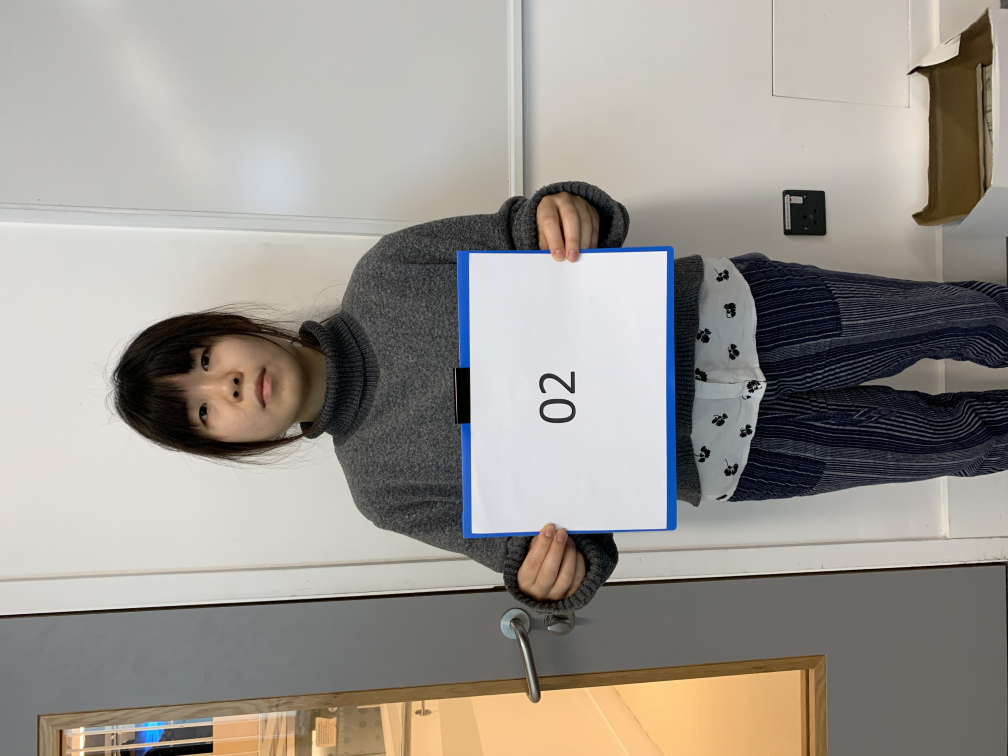
%> input picture INM460-ComputerVision/coursework/IndividualImages1/IMG_2594.JPG, 4032 x 3024 px (shown at 1/4 size)
$ octave --eval "result = getdigits(imread('../IndividualImages1/IMG_2594.JPG'));"   (GNU Octave 9; MATLAB toolbox functions it lacks are replaced by stand-ins)
%> lines starting %> are read from the running program, lines starting %| are printed output that depends on the picture; in (x1, y1, x2, y2) boxes, pixels count from 0 and x2, y2 are one past the last pixel; in counts of white or black regions, pixels touching at a corner belong together; the program's own positions count from 1
function chars = getdigits(I)
    % Extract number characters from image
    %
    % Parameters: I - OCR image
    %
    % Return character string, if numeral characters found.
    %
    % Example:
    % num = getdigit(I);
    %

    % ================ Start code ================
    % segmentation from lab 5 solution
    % white
    J = I(:,:,1)>212 ...
    & I(:,:,2)>215 ...
    & I(:,:,3)>221;
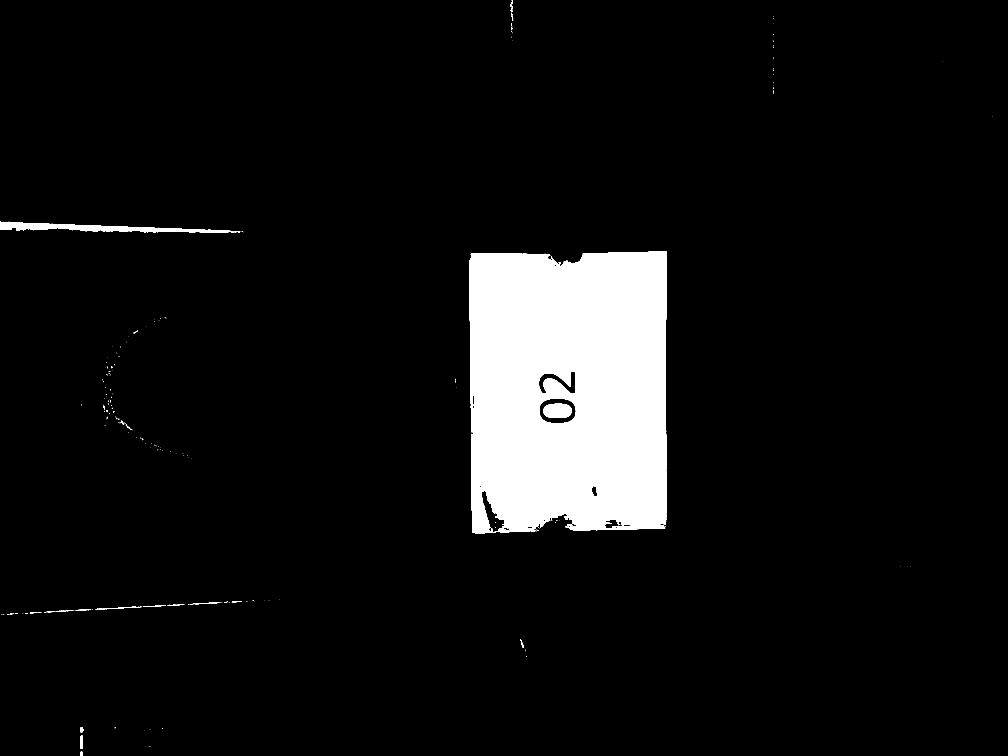
%> J: size 3024x4032 logical (shown at 1/4 size); 7% white; 260 white regions (222 under 20 px), largest, box (x1, y1, x2, y2) and area: (1877, 1006, 2667, 2133) 830467, (0, 887, 936, 931) 16835, (2174, 1615, 2287, 1672) 5505
    % Keep largest component
    K = bwareafilt(logical(J),1);
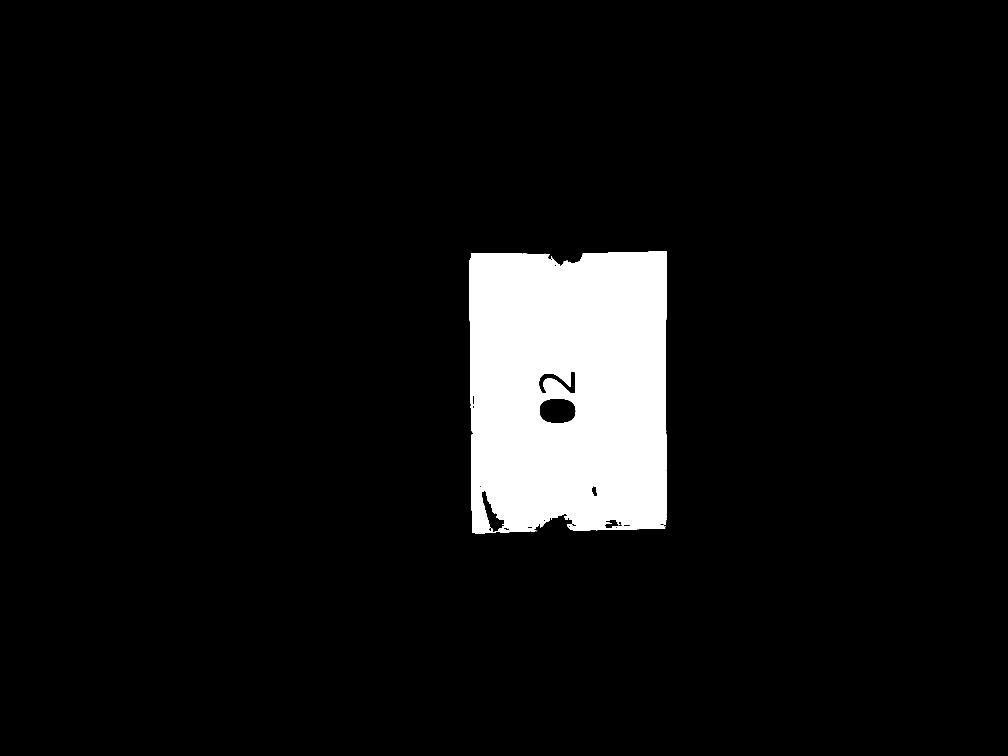
%> K: size 3024x4032 logical (shown at 1/4 size); 6.8% white; 1 white region, box (x1, y1, x2, y2) and area: (1877, 1006, 2667, 2133) 830467
    % Compute centroid c
    c = regionprops(logical(K), 'Centroid');
%> c = 1 region; Centroid: [2276.9 1559.6]
    % get polygon around area
    m = 200;
    a = round(c.Centroid(1) - m);
%> a = 2077
    b = round(c.Centroid(2) - m);
%> b = 1360
    c = round(a + m * 2);
%> c = 2477
    d = round(b + m * 2);
%> d = 1760
    digit = I(b:d, a:c, :);
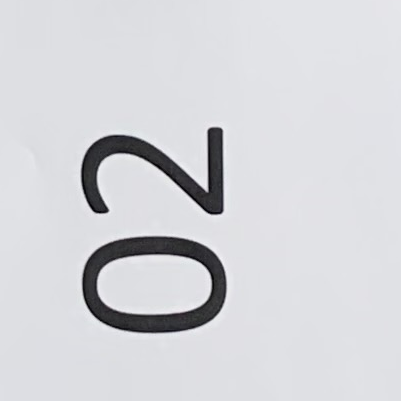
%> digit: size 401x401x3 uint8; mean R, G, B 212, 212.8, 216.9
    % turn to grayscale
    digit = rgb2gray(digit);
%> digit: size 401x401 uint8
    %imshow(digit);
    % ocr - look for numeric characters only
%> (the run ends here)

$ run again, on INM460-ComputerVision/coursework/IndividualImages1/IMG_2595.JPG
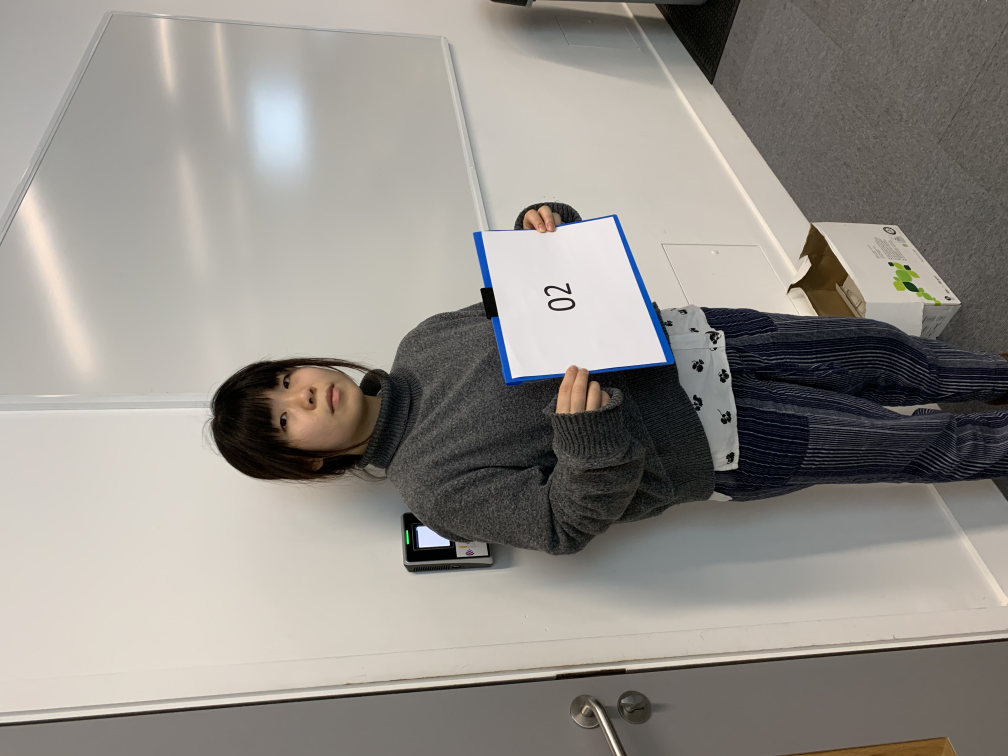
%> input picture INM460-ComputerVision/coursework/IndividualImages1/IMG_2595.JPG, 4032 x 3024 px (shown at 1/4 size)
%> in getdigits, `J = I(:,:,1)>212 & I(:,:,2)>215 & I(:,:,3)>221;`:
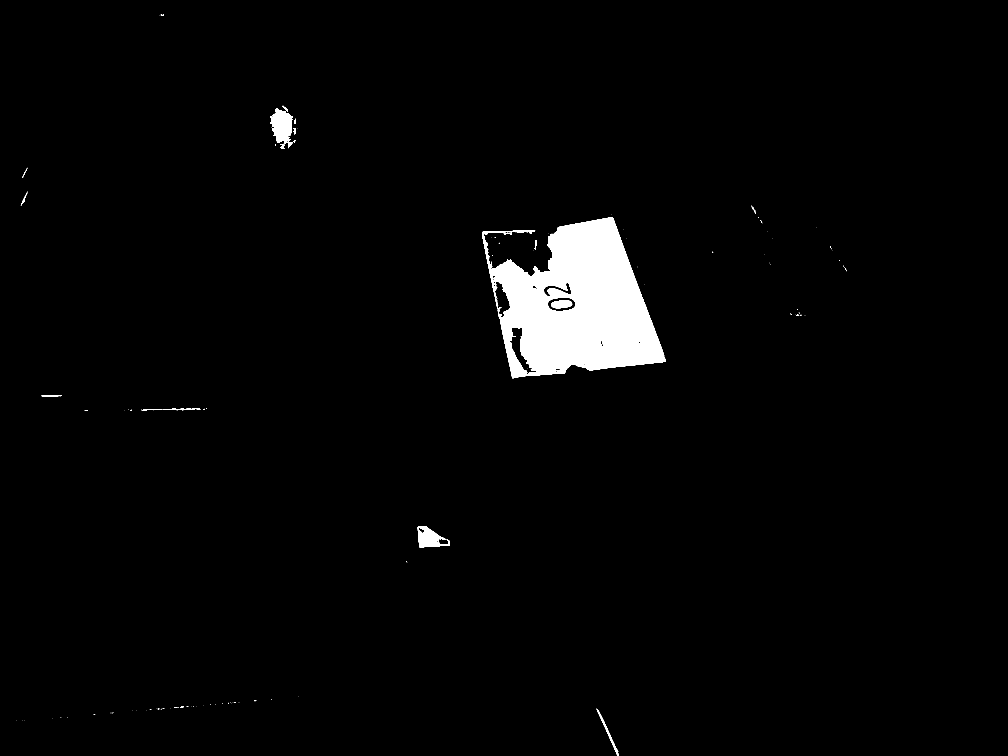
%> J: size 3024x4032 logical (shown at 1/4 size); 2.5% white; 144 white regions (121 under 20 px), largest, box (x1, y1, x2, y2) and area: (1929, 868, 2664, 1513) 280510, (1080, 435, 1171, 595) 9165, (1669, 2106, 1799, 2189) 5864
%> K: size 3024x4032 logical; 2.3% white; 1 white region, box (x1, y1, x2, y2) and area: (1929, 868, 2664, 1513) 280510
%> in getdigits, `c = regionprops(logical(K), 'Centroid');`: c = 1 region; Centroid: [2312.1 1222]
%> a = 2112
%> b = 1022
%> in getdigits, `c = round(a + m * 2);`: c = 2512
%> d = 1422
%> in getdigits, `digit = I(b:d, a:c, :);`:
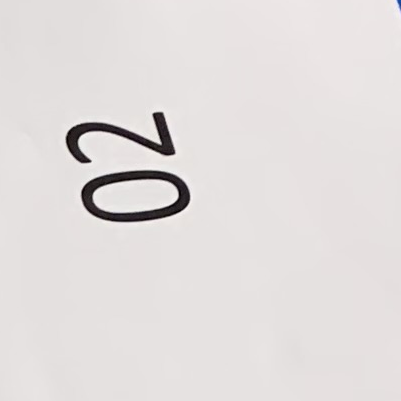
%> digit: size 401x401x3 uint8; mean R, G, B 225.5, 221, 220.3

$ run again, on INM460-ComputerVision/coursework/IndividualImages1/IMG_2597.JPG
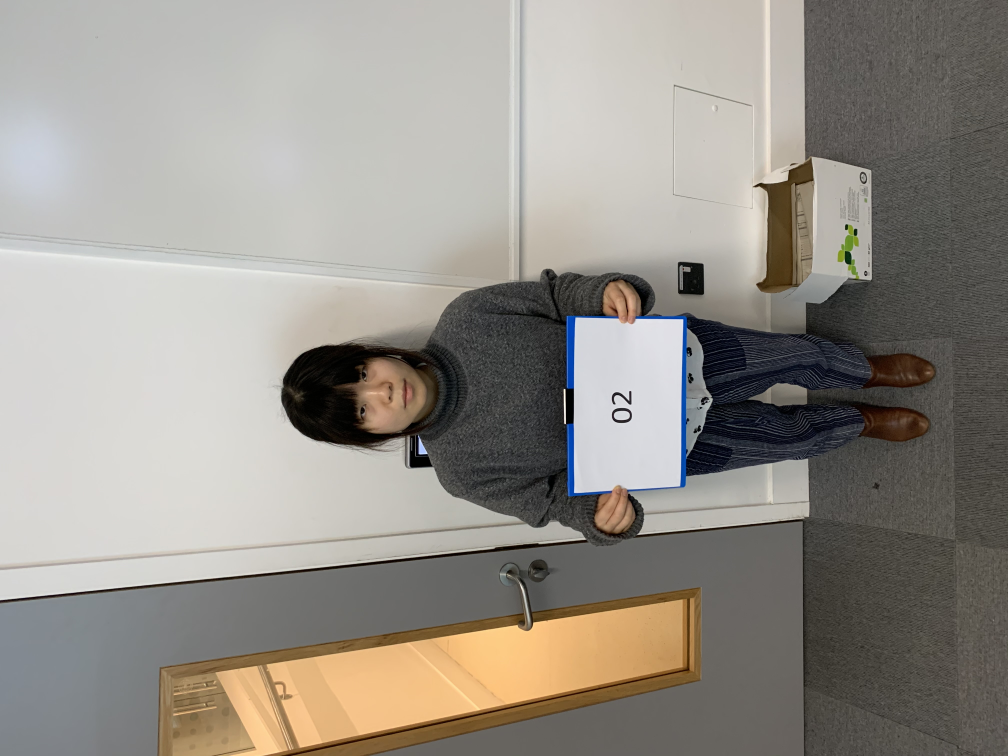
%> input picture INM460-ComputerVision/coursework/IndividualImages1/IMG_2597.JPG, 4032 x 3024 px (shown at 1/4 size)
%> in getdigits, `J = I(:,:,1)>212 & I(:,:,2)>215 & I(:,:,3)>221;`:
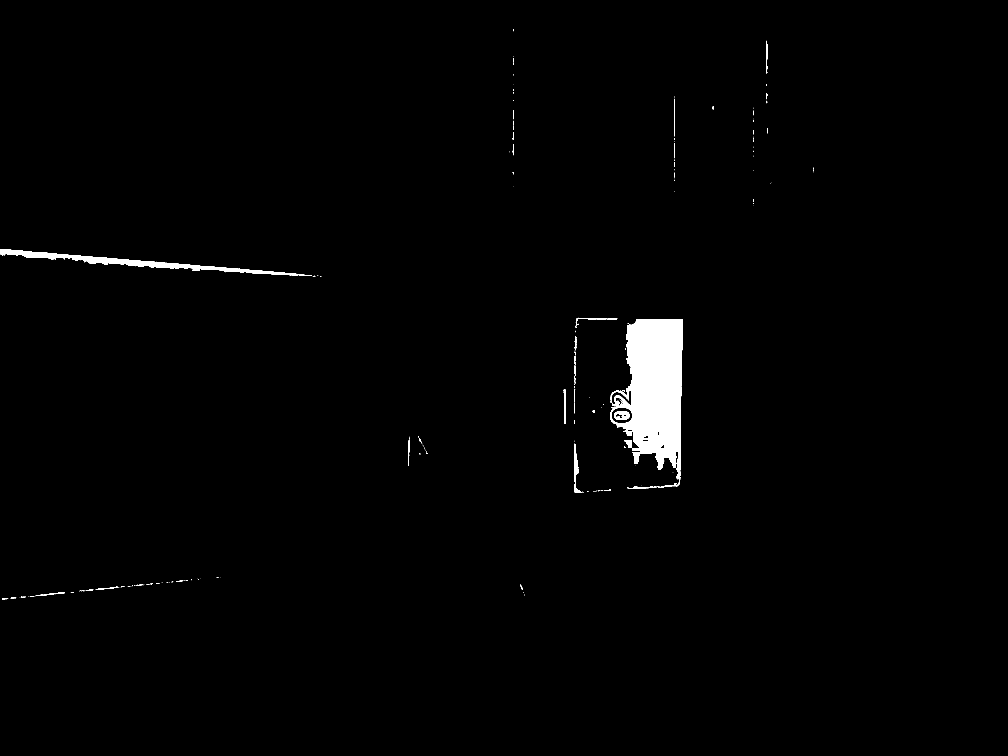
%> J: size 3024x4032 logical (shown at 1/4 size); 1.2% white; 227 white regions (172 under 20 px), largest, box (x1, y1, x2, y2) and area: (2440, 1276, 2732, 1950) 119551, (0, 996, 1248, 1104) 20315, (2297, 1776, 2329, 1971) 1727
%> K: size 3024x4032 logical; 0.98% white; 1 white region, box (x1, y1, x2, y2) and area: (2440, 1276, 2732, 1950) 119551
%> in getdigits, `c = regionprops(logical(K), 'Centroid');`: c = 1 region; Centroid: [2620.3 1557.7]
%> a = 2420
%> b = 1358
%> in getdigits, `c = round(a + m * 2);`: c = 2820
%> d = 1758
%> in getdigits, `digit = rgb2gray(digit);`:
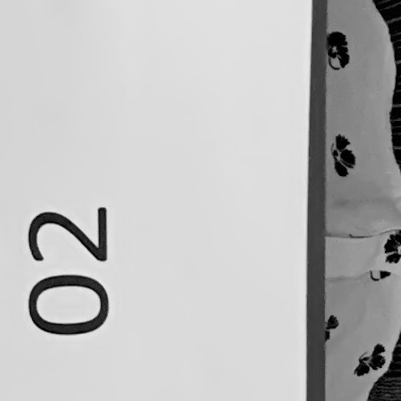
%> digit: size 401x401 uint8; min 0, max 235, mean 188.6
